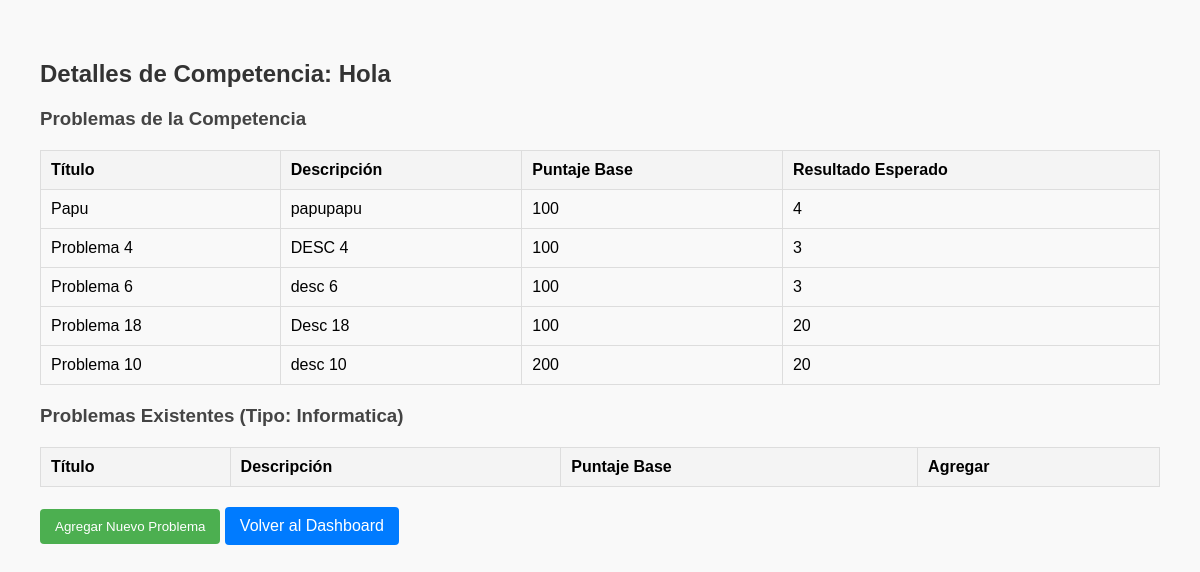
/detalle_competencia.php?id_competencia=1 (signed in), run on the app's committed database.
### tables this page shows
CREATE TABLE `competencias` (
  `id_competencia` int(11) NOT NULL,
  `nombre` varchar(100) NOT NULL,
  `descripcion` text DEFAULT NULL,
  `fecha_inicio` datetime NOT NULL,
  `tiempo_limite` int(11) NOT NULL COMMENT 'Duración en minutos',
  `creado_por` int(11) NOT NULL,
  `creado_en` timestamp NOT NULL DEFAULT current_timestamp(),
  `tipo_competencia` enum('Informatica','Fisica','Quimica','Matematicas') NOT NULL DEFAULT 'Informatica'
);

CREATE TABLE `problemas` (
  `id_problema` int(11) NOT NULL,
  `titulo` varchar(100) NOT NULL,
  `descripcion` text NOT NULL,
  `puntaje_base` int(11) NOT NULL DEFAULT 100,
  `resultado_esperado` text DEFAULT NULL,
  `creado_en` timestamp NOT NULL DEFAULT current_timestamp(),
  `tipo_problema` enum('Informatica','Fisica','Quimica','Matematicas') NOT NULL DEFAULT 'Informatica'
);

### detalle_competencia.php (the view, shortened to what this page needs)
<?php
include 'db.php';
if (isset($_GET['id_competencia'])) {
    $id_competencia = $_GET['id_competencia'];
    $sql_competencia = "SELECT * FROM competencias WHERE id_competencia = ?";
    $stmt_competencia = $conn->prepare($sql_competencia);
    $stmt_competencia->bind_param("i", $id_competencia);
    $stmt_competencia->execute();
    $competencia = $stmt_competencia->get_result()->fetch_assoc();
    $fecha_actual = date("Y-m-d H:i:s");
    $competencia_iniciada = $fecha_actual > $competencia['fecha_inicio'];
    $sql_problemas = "
        SELECT p.*
        FROM problemas p
        INNER JOIN competencia_problema cp ON p.id_problema = cp.id_problema
        WHERE cp.id_competencia = ?";
    $stmt_problemas = $conn->prepare($sql_problemas);
    $stmt_problemas->bind_param("i", $id_competencia);
    $stmt_problemas->execute();
    $problemas_result = $stmt_problemas->get_result();
}
?>
<!DOCTYPE html>
<html lang="es">
<head>
    <link rel="stylesheet" href="detalle_competencia.css">
    <link rel="stylesheet" href="https://cdnjs.cloudflare.com/ajax/libs/font-awesome/6.5.0/css/all.min.css">
</head>
<body>
    <h2>Detalles de Competencia: <?php echo htmlspecialchars($competencia['nombre']); ?></h2>
    <h3>Problemas de la Competencia</h3>
    <table>
        <tr>
            <th>Título</th>
            <th>Descripción</th>
            <th>Puntaje Base</th>
            <th>Resultado Esperado</th>
        </tr>
        <?php while ($problema = $problemas_result->fetch_assoc()) { ?>
        <tr>
            <td><?php echo htmlspecialchars($problema['titulo']); ?></td>
            <td><?php echo htmlspecialchars($problema['descripcion']); ?></td>
            <td><?php echo htmlspecialchars($problema['puntaje_base']); ?></td>
            <td><?php echo htmlspecialchars($problema['resultado_esperado']); ?></td>
        </tr>
        <?php } ?>
    </table>
    <h3>Problemas Existentes (Tipo: <?php echo htmlspecialchars($competencia['tipo_competencia']); ?>)</h3>
    <table>
        <tr>
            <th>Título</th>
            <th>Descripción</th>
            <th>Puntaje Base</th>
            <th>Agregar</th>
        </tr>
    </table>
    <?php if ($competencia_iniciada): ?>
        <button id="openModal" disabled style="background-color: #ccc; cursor: not-allowed;">Agregar Nuevo Problema</button>
    <?php else: ?>
        <button id="openModal">Agregar Nuevo Problema</button>
    <?php endif; ?>
    <a href="dashboard_admin.php" class="back">Volver al Dashboard</a>
</body>
</html>

### detalle_competencia.css (style rules this page uses)
body { font-family: Arial, sans-serif; margin: 20px; padding: 20px; background-color: #f9f9f9; }
h2 { color: #333; }
h3 { margin-top: 20px; color: #444; }
button { padding: 10px 15px; background-color: #4CAF50; color: white; border: none; border-radius: 4px; cursor: pointer; }
table { width: 100%; margin-top: 20px; border-collapse: collapse; }
table, th, td { border: 1px solid #ddd; }
th, td { padding: 10px; text-align: left; }
th { background-color: #f4f4f4; }
a.back { display: inline-block; margin-top: 20px; background-color: #007bff; color: white; padding: 10px 15px; text-decoration: none; border-radius: 4px; }

### data on the page
competencias: nombre "Hola", tipo_competencia "Informatica"
problemas: titulo "Papu", descripcion "papupapu", puntaje_base "100", resultado_esperado "4"
problemas: titulo "Problema 4", descripcion "DESC 4", puntaje_base "100", resultado_esperado "3"
problemas: titulo "Problema 6", descripcion "desc 6", puntaje_base "100", resultado_esperado "3"
problemas: titulo "Problema 18", descripcion "Desc 18", puntaje_base "100", resultado_esperado "20"
problemas: titulo "Problema 10", descripcion "desc 10", puntaje_base "200", resultado_esperado "20"
